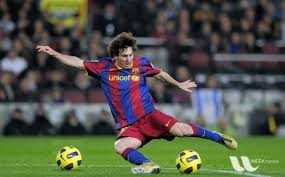
#> input picture opencv/messi5.jpg, 285 x 177 px
$ python p060_translate.py
#> lines starting #> are read from the running program, lines starting #| are printed output that depends on the picture
# coding: utf-8

import warnings
warnings.filterwarnings('ignore',category=FutureWarning)
warnings.filterwarnings('ignore',category=RuntimeWarning)

import cv2
import numpy as np
import matplotlib as mpl
from matplotlib import pyplot as plt

img = cv2.imread('messi5.jpg',0)
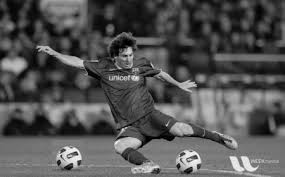
#> img: shape (177, 285); min 0, max 253, mean 83.2
rows,cols = img.shape
#> rows = 177; cols = 285
M = np.float32([[1,0,100],[0,1,50]])
dst = cv2.warpAffine(img,M,(cols,rows))
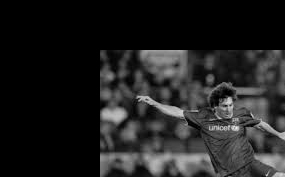
#> dst: shape (177, 285); min 0, max 238, mean 33

mpl.rcParams['toolbar'] = 'None'
plt.imshow( dst )
plt.show()
